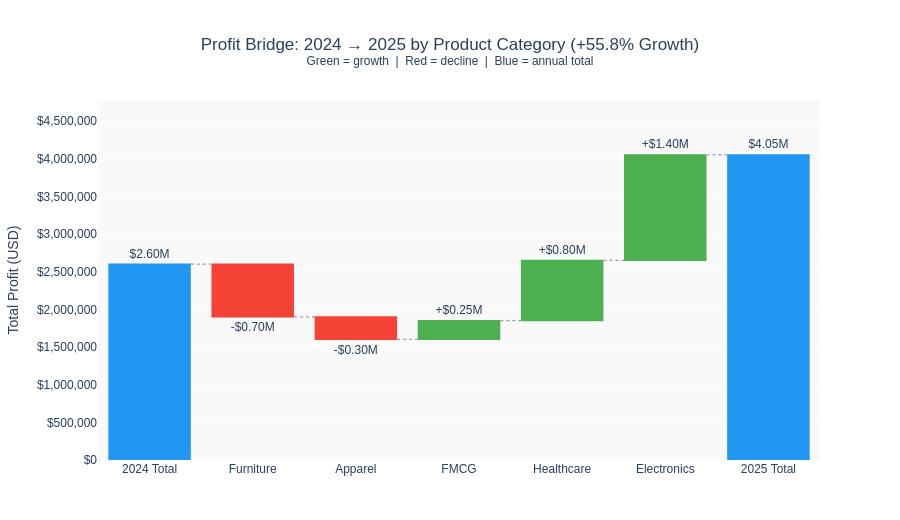

Notebook code cell kept with this figure:
### Markdown cell above
### 2.6 Waterfall Chart
**Definition:** A Waterfall chart shows how a **starting value changes step-by-step** to reach
a final value. Green bars are increases; red bars are decreases; blue bars are totals.
The chart looks like stepping stones — each bar "floats" at the level where the previous one ended.

**Why Waterfall?** When you want to explain **what drove a big change** between two totals.
It answers the question *"We started at X and ended at Y — which categories pulled us down and which pushed us up?"*
Unlike a simple bar chart (which only shows the start and end), a Waterfall shows every positive and negative driver.

**Data used:** Total **Profit** change from **2024 to 2025** broken down by **Product Category**.

### Code cell
# ── Aggregate ────────────────────────────────────────────────────────────────
yearly = (
    df.groupby(["Order Year", "Product Category"])["Profit"]
    .sum()
    .unstack("Order Year")
    .fillna(0)
)
yearly.columns = [2024, 2025]
yearly["Change"] = yearly[2025] - yearly[2024]
yearly = yearly.sort_values("Change")          # biggest drops first, biggest gains last

total_2024 = yearly[2024].sum()
total_2025 = yearly[2025].sum()
pct_change = (total_2025 - total_2024) / total_2024 * 100

# ── Build Waterfall data ─────────────────────────────────────────────────────
labels   = ["2024 Total"] + list(yearly.index) + ["2025 Total"]
measures = ["absolute"] + ["relative"] * len(yearly) + ["absolute"]
values   = [total_2024] + list(yearly["Change"]) + [total_2025]

# Format labels cleanly: $2.60M for totals, +$1.40M / -$0.70M for step changes
text_labels = []
for m, v in zip(measures, values):
    if m == "absolute":
        text_labels.append(f"${v/1e6:.2f}M")
    elif v >= 0:
        text_labels.append(f"+${v/1e6:.2f}M")
    else:
        text_labels.append(f"-${abs(v)/1e6:.2f}M")

fig = go.Figure(go.Waterfall(
    name="Profit Bridge",
    orientation="v",
    measure=measures,
    x=labels,
    y=values,
    text=text_labels,
    textposition="outside",
    increasing  = {"marker": {"color": "#4CAF50"}},
    decreasing  = {"marker": {"color": "#F44336"}},
    totals      = {"marker": {"color": "#2196F3"}},
    connector   = {"line": {"color": "#9e9e9e", "dash": "dot", "width": 1.2}},
))

fig.update_layout(
    title={
        "text": f"Profit Bridge: 2024 → 2025 by Product Category (+{pct_change:.1f}% Growth)<br>"
                "<sup>Green = growth &nbsp;|&nbsp; Red = decline &nbsp;|&nbsp; Blue = annual total</sup>",
        "x": 0.5, "xanchor": "center"
    },
    yaxis_title="Total Profit (USD)",
    yaxis_tickformat="$,.0f",
    yaxis_range=[0, max(total_2024, total_2025) * 1.18],
    plot_bgcolor="#f9f9f9",
    paper_bgcolor="white",
    font={"family": "Arial", "size": 12},
    height=520,
    showlegend=False,
    margin=dict(t=100, b=60),
)
fig.show()

### Figure 1 — Plotly figure (JSON) as saved in the notebook; plotly's stock layout.template omitted (floating-point values rounded to 4 significant figures)
{"data": [{"connector": {"line": {"color": "#9e9e9e", "dash": "dot", "width": 1.2}}, "decreasing": {"marker": {"color": "#F44336"}}, "increasing": {"marker": {"color": "#4CAF50"}}, "measure": ["absolute", "relative", "relative", "relative", "relative", "relative", "absolute"], "name": "Profit Bridge", "orientation": "v", "text": ["$2.60M", "-$0.70M", "-$0.30M", "+$0.25M", "+$0.80M", "+$1.40M", "$4.05M"], "textposition": "outside", "totals": {"marker": {"color": "#2196F3"}}, "type": "waterfall", "x": ["2024 Total", "Furniture", "Apparel", "FMCG", "Healthcare", "Electronics", "2025 Total"], "y": [2600000.0, -700000.0, -300000, 250000, 800000.0, 1400000.0, 4050000.0]}], "layout": {"font": {"family": "Arial", "size": 12}, "height": 520, "margin": {"b": 60, "t": 100}, "paper_bgcolor": "white", "plot_bgcolor": "#f9f9f9", "showlegend": false, "title": {"text": "Profit Bridge: 2024 → 2025 by Product Category (+55.8% Growth)<br><sup>Green = growth &nbsp;|&nbsp; Red = decline &nbsp;|&nbsp; Blue = annual total</sup>", "x": 0.5, "xanchor": "center"}, "yaxis": {"range": [0, 4779000.0], "tickformat": "$,.0f", "title": {"text": "Total Profit (USD)"}}}}
